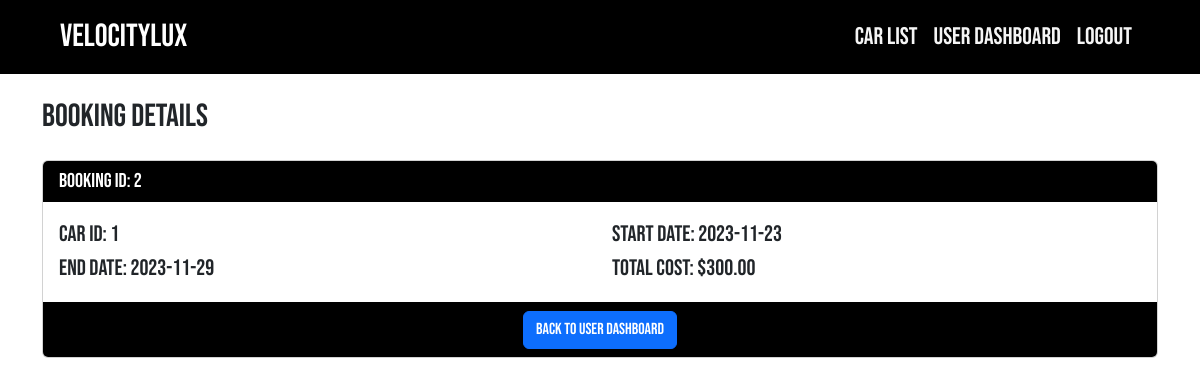
The page /components/view_booking_details.php?booking_id=2 (signed in) on the database its author committed.
### tables this page shows
CREATE TABLE `bookings` (
  `booking_id` int(11) NOT NULL,
  `user_id` int(11) NOT NULL,
  `car_id` int(11) NOT NULL,
  `start_date` date NOT NULL,
  `end_date` date NOT NULL,
  `total_cost` decimal(8,2) NOT NULL,
  `created_at` timestamp NOT NULL DEFAULT current_timestamp()
);

### components/view_booking_details.php (the view, shortened to what this page needs)
<?php
include_once '../includes/navbar.php';
include_once '../includes/connection_db.php';
if (isset($_GET['booking_id'])) {
    $booking_id = $_GET['booking_id'];
    $query = "SELECT * FROM bookings WHERE booking_id = $booking_id";
    $result = mysqli_query($conn, $query);
    if ($result && mysqli_num_rows($result) > 0) {
        $booking = mysqli_fetch_assoc($result);
    } else {
        header("Location: /ecodrive/pages/booking_not_found.php");
        exit();
    }
} else {
    header("Location: /ecodrive/pages/booking_id_missing.php");
    exit();
}
?>
<!DOCTYPE html>
<html lang="en">
<head>
    <link href="https://cdn.jsdelivr.net/npm/bootstrap@5.3.2/dist/css/bootstrap.min.css" rel="stylesheet">
    <link rel="stylesheet" href="/ecodrive/css/style.css">
</head>
<body>
    <?php include_once '../includes/navbar.php'; ?>
    <div class="container mt-4">
        <h2 class="mb-4">Booking Details</h2>
        <div class="card mb-4">
            <div class="card-header bg-black text-white">
                <h5 class="card-title mb-0">Booking ID: <?php echo $booking['booking_id']; ?></h5>
            </div>
            <div class="card-body">
                <div class="row">
                    <div class="col-md-6">
                        <p class="card-text">Car ID: <?php echo $booking['car_id']; ?></p>
                    </div>
                    <div class="col-md-6">
                        <p class="card-text">Start Date: <?php echo $booking['start_date']; ?></p>
                    </div>
                </div>
                <div class="row">
                    <div class="col-md-6">
                        <p class="card-text">End Date: <?php echo $booking['end_date']; ?></p>
                    </div>
                    <div class="col-md-6">
                        <p class="card-text">Total Cost: $<?php echo $booking['total_cost']; ?></p>
                    </div>
                </div>
            </div>
            <div class="card-footer text-center bg-black">
                <a href="/ecodrive/pages/user_dashboard.php" class="btn btn-primary">Back to User Dashboard</a>
            </div>
        </div>
    </div>
</body>
</html>

### css/style.css (style rules this page uses)
html { scroll-behavior: smooth; }
body { height: 100vh; font-family: 'Bebas Neue', sans-serif; font-size: 1.4rem; }

### rows shown on the page
bookings: booking_id "2", car "1", start_date "2023-11-23", end_date "2023-11-29", total_cost "300.00"
